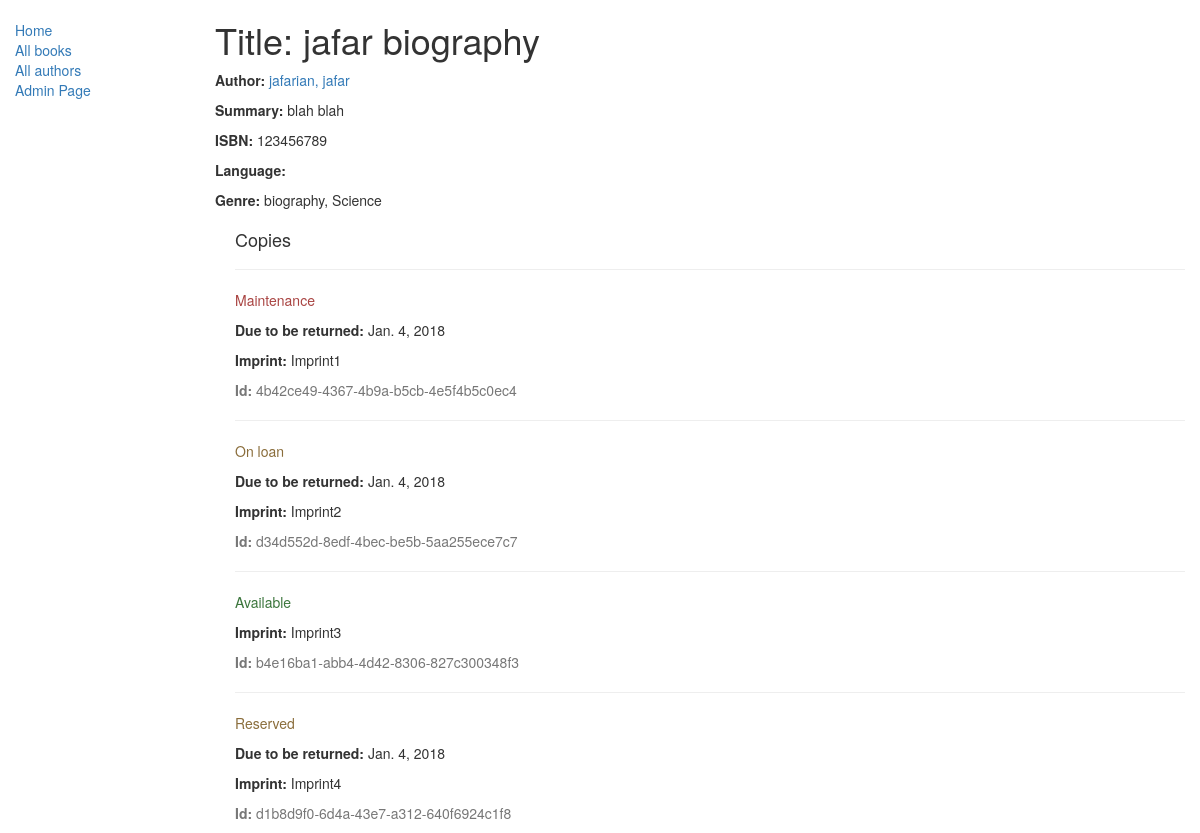
/catalog/book/1, run on the app's committed database.
### catalog/models.py (models this page shows, shortened)
class Book(models.Model):
    title = models.CharField(max_length=200)
    author = models.ForeignKey('Author', on_delete=models.SET_NULL, null=True)
    summary = models.TextField(max_length=1000, help_text="Enter a brief description of the book")
    isbn = models.CharField('ISBN',max_length=13, help_text='13 Character <a href="https://www.isbn-international.org/content/what-isbn">ISBN number</a>')
    genre = models.ManyToManyField(Genre, help_text="Select a genre for this book")
    def display_genre(self):
        """
        Creates a string for the Genre. This is required to display genre in Admin.
        """
        return ', '.join([ genre.name for genre in self.genre.all()[:3] ])
    display_genre.short_description = 'Genre'

class Author(models.Model):
    first_name = models.CharField(max_length=100)
    last_name = models.CharField(max_length=100)
    date_of_birth = models.DateField(null=True, blank=True)
    date_of_death = models.DateField('Died', null=True, blank=True)
    def __str__(self):
        return '%s, %s' % (self.last_name, self.first_name)

class Genre(models.Model):
    name = models.CharField(max_length=200, help_text="Enter a book genre (e.g. Science Fiction, French Poetry etc.)")
    def __str__(self):
        return self.name

class BookInstance(models.Model):
    id = models.UUIDField(primary_key=True, default=uuid.uuid4, help_text="Unique ID for this particular book across whole library")
    book = models.ForeignKey('Book', on_delete=models.SET_NULL, null=True)
    imprint = models.CharField(max_length=200)
    due_back = models.DateField(null=True, blank=True)
    LOAN_STATUS = (
        ('m', 'Maintenance'),
        ('o', 'On loan'),
        ('a', 'Available'),
        ('r', 'Reserved'),
    )
    status = models.CharField(max_length=1, choices=LOAN_STATUS, blank=True, default='m', help_text='Book availability')
    class Meta:
        ordering = ["due_back"]

### catalog/views.py (the view)
# urls.py: url(r'^book/(?P<pk>\d+)$', views.BookDetailView.as_view(), name='book-detail'),
class BookDetailView(generic.DetailView):
    model = models.Book
    template_name='catalog/book_detail.html'

### catalog/templates/catalog/book_detail.html
{% extends "catalog/base_generic.html" %}
{% block content %}
  <h1>Title: {{ book.title }}</h1>
  <p><strong>Author:</strong> <a href="">{{ book.author }}</a></p>
  <p><strong>Summary:</strong> {{ book.summary }}</p>
  <p><strong>ISBN:</strong> {{ book.isbn }}</p>
  <p><strong>Language:</strong> {{ book.language }}</p>
  <p><strong>Genre:</strong> {% for genre in book.genre.all %} {{ genre }}{% if not forloop.last %}, {% endif %}{% endfor %}</p>
  <div style="margin-left:20px;margin-top:20px">
    <h4>Copies</h4>
    {% for copy in book.bookinstance_set.all %}
    <hr>
    <p class="{% if copy.status == 'a' %}text-success{% elif copy.status == 'm' %}text-danger{% else %}text-warning{% endif %}">{{ copy.get_status_display }}</p>
    {% if copy.status != 'a' %}<p><strong>Due to be returned:</strong> {{copy.due_back}}</p>{% endif %}
    <p><strong>Imprint:</strong> {{copy.imprint}}</p>
    <p class="text-muted"><strong>Id:</strong> {{copy.id}}</p>
    {% endfor %}
  </div>
{% endblock %}

### data on the page
Book: title "jafar biography", author "jafarian, jafar", summary "blah blah", isbn "123456789"
Genre: name "biography"
Genre: name "Science"
BookInstance: status "Maintenance", due_back "Jan. 4, 2018", imprint "Imprint1", id "4b42ce49-4367-4b9a-b5cb-4e5f4b5c0ec4"
BookInstance: status "On loan", due_back "Jan. 4, 2018", imprint "Imprint2", id "d34d552d-8edf-4bec-be5b-5aa255ece7c7"
BookInstance: status "Available", imprint "Imprint3", id "b4e16ba1-abb4-4d42-8306-827c300348f3"
BookInstance: status "Reserved", due_back "Jan. 4, 2018", imprint "Imprint4", id "d1b8d9f0-6d4a-43e7-a312-640f6924c1f8"
